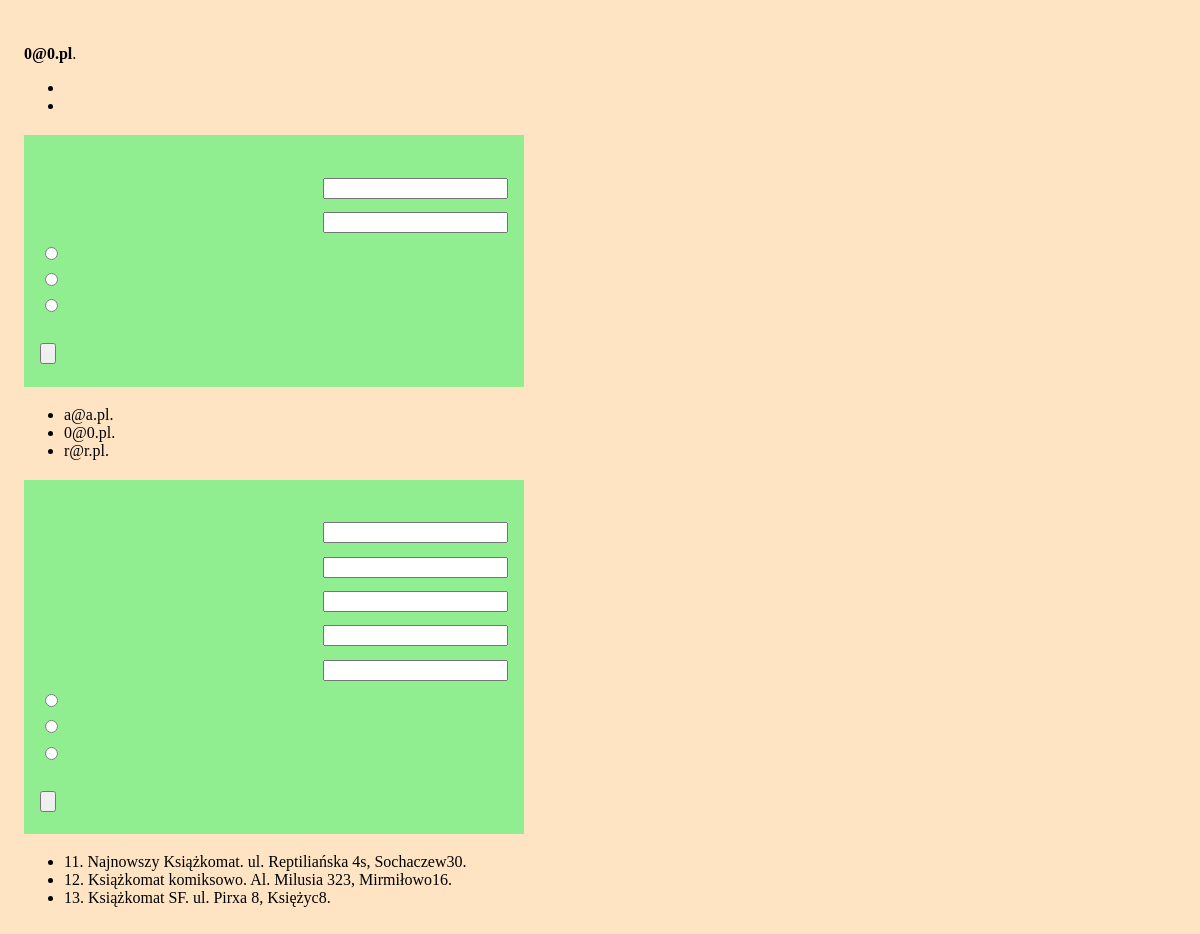
The page /admin.php (signed in) on the database its author committed.
### tables this page shows
CREATE TABLE "librarian" (
    "librarian_id" INTEGER PRIMARY KEY AUTOINCREMENT NOT NULL,
    "librarian_name" text,
    "librarian_pass" TEXT,
    "librarian_level" INTEGER
);

CREATE TABLE "unit" (
    "unit_id" INTEGER PRIMARY KEY AUTOINCREMENT NOT NULL,
    "unit_name" TEXT,
    "unit_address" TEXT,
    "number_columns" INTEGER,
    "number_box" INTEGER
);

### admin.php (the view, shortened to what this page needs)
<?php
require 'config.php';
$db = new MyDB($dbfile);
$stm = $db->query("SELECT unit_id, unit_name, unit_address, number_box FROM unit");
while ($row = $stm->fetchArray(1)) {
    $unit_id = $row['unit_id'];
    $unit_name = $row['unit_name'];
    $unit_address = $row['unit_address'];
    $unit_size = $row['number_box'];
    $unit = "<li>" . $info['id'] . $unit_id . ". " . $unit_name . ". " . $unit_address . $info['lockers'] . $unit_size . ".</li>";
    $all_units .= $unit;
}
$stm = $db->query("SELECT librarian_name FROM librarian");
while ($row = $stm->fetchArray(1)) {
    $librarian_name = $row['librarian_name'];
    $librarian = "<li>" . $librarian_name . ".</li>";
    $all_librarians .= $librarian;
}
echo $page_head . "\n\t\t<title>" . $info['admin_title']; ?></title>
</head>
<body>
    <?php
    if (isset($_SESSION["name"])) {
    ?>
        <header class="page-header">
            <?php echo $info['admin_login_info'] . " <b>" . $_SESSION['name']; ?></b>.<br>
        </header>
        <nav>
            <ul>
                <li><?php echo $info['admin_logout']; ?></li>
                <li><?php echo $info['machine_page']; ?></li>
            </ul>
        </nav>
        <main role="main">
            <section>
                <div class="edycja">
                    <form name="admin_librarians" method="post" action="" class="">
                        <div class="flekser">
                            <label for="librarian_login"><?php echo $info['login_name']; ?></label> <input type="text" class="" id="id-librarian_login" name="librarian_login">
                        </div>
                        <div class="flekser">
                            <label for="librarian_pass"><?php echo $info['login_pass']; ?></label> <input type="password" class="" id="id-librarian_pass" name="librarian_pass">
                        </div>
                        <div>
                            <div>
                                <input type="radio" id="librarian_add" name="librarian" value="0"> <label for="librarian_add"><?php echo $info['add'] . " " . $info['account']; ?></label>
                            </div>
                            <div>
                                <input type="radio" id="librarian_remove" name="librarian" value="1"> <label for="librarian_remove"><?php echo $info['remove'] . " " . $info['account']; ?></label>
                            </div>
                            <div>
                                <input type="radio" id="librarian_update" name="librarian" value="2"> <label for="librarian_update"><?php echo $info['update'] . " " . $info['password']; ?></label>
                            </div>
                        </div><br>
                        <input type="submit" name="librarian_submit" value="<?php echo $info['send_button']; ?>">
                    </form>
                </div>
                <ul>
                    <?php echo $all_librarians; ?>
                </ul>
            </section>
            <section>
                <div class="edycja">
                    <form name="admin_machines" method="post" action="" class="">
                        <div class="flekser">
                            <input type="tekst" class="" id="id-machine_id" name="machine_id">
                        </div>
                        <div class="flekser">
                            <input type="tekst" class="" id="id-machine_name" name="machine_name">
                        </div>
                        <div class="flekser">
                            <input type="text" class="" id="id-machine_address" name="machine_address">
                        </div>
                        <div class="flekser">
                            <input type="number" class="" id="id-machine_size" name="machine_size">
                        </div>
                        <div class="flekser">
                            <input type="number" class="" id="id-machine_column" name="machine_column">
                        </div>
                        <div>
                            <div>
                                <input type="radio" id="machine_add" name="machine" value="0">
                            </div>
                            <div>
                                <input type="radio" id="machine_remove" name="machine" value="1">
                            </div>
                            <div>
                                <input type="radio" id="machine_update" name="machine" value="2">
                            </div>
                        </div><br>
                        <input type="submit" name="machine_submit" value="<?php echo $info['send_button']; ?>">
                    </form>
                </div>
                <ul>
                    <?php echo $all_units; ?>
                </ul>
            </section>
        </main>
    <?php
    } else {
        echo '<header class="page-header">
        <h1>' . $info['admin_message'] . '</h1>
        <h2><a href="login.php">' . $info["login_first"] . '</a></h2>
    </header>';
    }
    ?>
</body>
</html>

### style.css (style rules this page uses)
.flekser { display: flex; flex-direction: row; justify-content: space-between; align-items: center; }
.edycja { background: lightgreen; color: black; padding: 1em; margin-bottom: 1em; }
input { cursor: pointer; margin-top: .5em; margin-bottom: .5em; }
body { padding: 1em; background-color: bisque; width: 500px; }

### rows shown on the page
librarian: librarian_name "a@a.pl"
librarian: librarian_name "0@0.pl"
librarian: librarian_name "r@r.pl"
unit: unit_id "11", unit_name "Najnowszy Książkomat", unit_address "ul. Reptiliańska 4s, Sochaczew", number_box "30"
unit: unit_id "12", unit_name "Książkomat komiksowo", unit_address "Al. Milusia 323, Mirmiłowo", number_box "16"
unit: unit_id "13", unit_name "Książkomat SF", unit_address "ul. Pirxa 8, Księżyc", number_box "8"

### other values the page prints
$_SESSION['name'] "0@0.pl"
